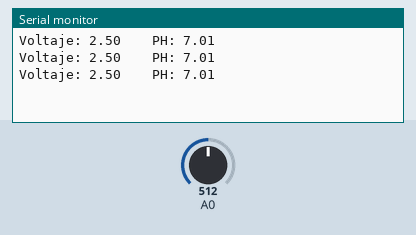
This sketch was run on a simulated Arduino Uno, built with avr-gcc and run on an emulated ATmega328P. Shown: the last lines printed to the serial monitor. Inputs (shaded band) come from the test bench; at power-on: A0 = 512.

Above: at 1.3 s.
1.4 s: A0 set to 716
At 1.9 s:
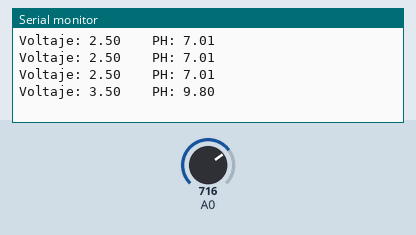
2.9 s: A0 set to 900
At 3.4 s:
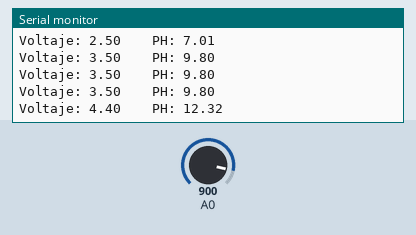
Timing chart, 0 to 5.9 s (numbered marks = the images above; inputs shaded):
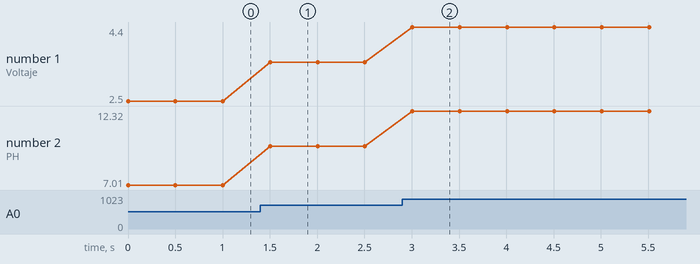

The sketch:

Ph_sensor_calibracion.ino
```cpp
int pH_Value;
float Voltage;
float pH;
void setup()
{
  Serial.begin(9600);
  pinMode(pH_Value, INPUT);
}

void loop()
{
  pH_Value = analogRead(A0);
  Voltage = pH_Value * (5.0 / 1023.0);
  pH = 2.8*Voltage;
  Serial.print("Voltaje: ");
  Serial.print(Voltage);
  Serial.print("    PH: ");
  Serial.println(pH);

  delay(500);
}
```

Measured:
- after the input at 1.4 s, the serial monitor: prints a new line after 0.10 s (image 1)
- after the input at 2.9 s, the serial monitor: prints a new line after 0.11 s (image 2)
- plotted number 1: 2.5 → 3.5 after the input at 1.4 s, 3.5 → 4.4 after the input at 2.9 s
- plotted number 2: 7.01 → 9.8 after the input at 1.4 s, 9.8 → 12.32 after the input at 2.9 s
